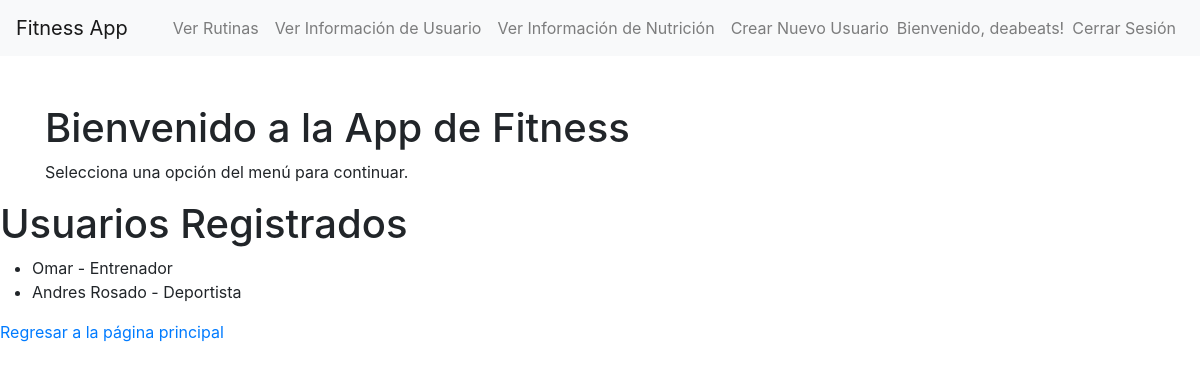
The app's page /mycoach/mycoach/ (signed in) with its own data.
### rutinas/models.py (models this page shows, shortened)
class Usuario(models.Model):
    ROL_CHOICES = [
        ('Administrador', 'Administrador'),
        ('Entrenador', 'Entrenador'),
        ('Deportista', 'Deportista')
    ]
    SEXO_CHOICES = [
        ('Masculino', 'Masculino'),
        ('Femenino', 'Femenino'),
        ('Otro', 'Otro')
    ]
    nombre = models.CharField(max_length=100)
    email = models.EmailField(unique=True)
    contrasena = models.CharField(max_length=255)
    rol = models.CharField(max_length=15, choices=ROL_CHOICES)
    edad = models.IntegerField()
    sexo = models.CharField(max_length=10, choices=SEXO_CHOICES)
    peso_actual = models.DecimalField(max_digits=5, decimal_places=2)
    altura_actual = models.DecimalField(max_digits=4, decimal_places=2, null=True, blank=True)
    fecha_nacimiento = models.DateField()
    fecha_registro = models.DateTimeField(auto_now_add=True)

### Mycoach/views.py (the view)
# urls.py: path('mycoach/', views.ver_usuarios, name='index'),
def ver_usuarios(request):
    usuarios = Usuario.objects.all()  # Obtiene todos los usuarios
    return render(request, 'usuarios.html', {'usuarios': usuarios})  # Renderiza la plantilla

### Mycoach/templates/usuarios.html (shortened to what this page needs)
{% extends 'index.html' %}
{% block content %}
<!DOCTYPE html>
<html>
<head>
</head>
<body>
    <h1>Usuarios Registrados</h1>
    <ul>
        {% for usuario in usuarios %}
            <li>{{ usuario.nombre }} - {{ usuario.rol }}</li>
        {% endfor %}
    </ul>
    <a href="{% url 'index' %}">Regresar a la página principal</a>
</body>
</html>
{% endblock %}

### templates/index.html (shortened to what this page needs)
{% load static %}
<!DOCTYPE html>
<html lang="es">
<head>
    <link rel="stylesheet" href="{% static 'css/styles.css' %}">
    <link rel="stylesheet" href="https://maxcdn.bootstrapcdn.com/bootstrap/4.5.2/css/bootstrap.min.css">
</head>
<body>
<nav class="navbar navbar-expand-lg navbar-light bg-light">
    <a class="navbar-brand" href="#">Fitness App</a>
    <div class="collapse navbar-collapse" id="navbarNav">
        <div class="navbar-nav ml-auto">
            <a class="nav-item nav-link" href="{% url 'rutinas:index' %}">Ver Rutinas</a>
            <a class="nav-item nav-link" href="{% url 'mycoach:index' %}">Ver Información de Usuario</a>
            <a class="nav-item nav-link" href="{% url 'controlpesos:index' %}">Ver Información de Nutrición</a>
            <a class="nav-item nav-link" href="{% url 'mycoach:crear_usuario' %}">Crear Nuevo Usuario</a>
            {% if user.is_authenticated %}
                <span class="navbar-text">Bienvenido, {{ user.username }}!</span>
                <a class="nav-item nav-link" href="{% url 'mycoach:logout' %}">Cerrar Sesión</a>
            {% else %}
                <a class="nav-item nav-link" href="{% url 'mycoach:login' %}">Iniciar Sesión</a>
            {% endif %}
        </div>
    </div>
</nav>
    <div class="container mt-5">
        <h1>Bienvenido a la App de Fitness</h1>
        <p>Selecciona una opción del menú para continuar.</p>
    </div>
    {% block content %}
    {% endblock %}
</body>
</html>

### records on screen
Usuario: nombre "Omar", rol "Entrenador"
Usuario: nombre "Andres Rosado", rol "Deportista"

### other values on screen
{{ user.username }} "deabeats"
